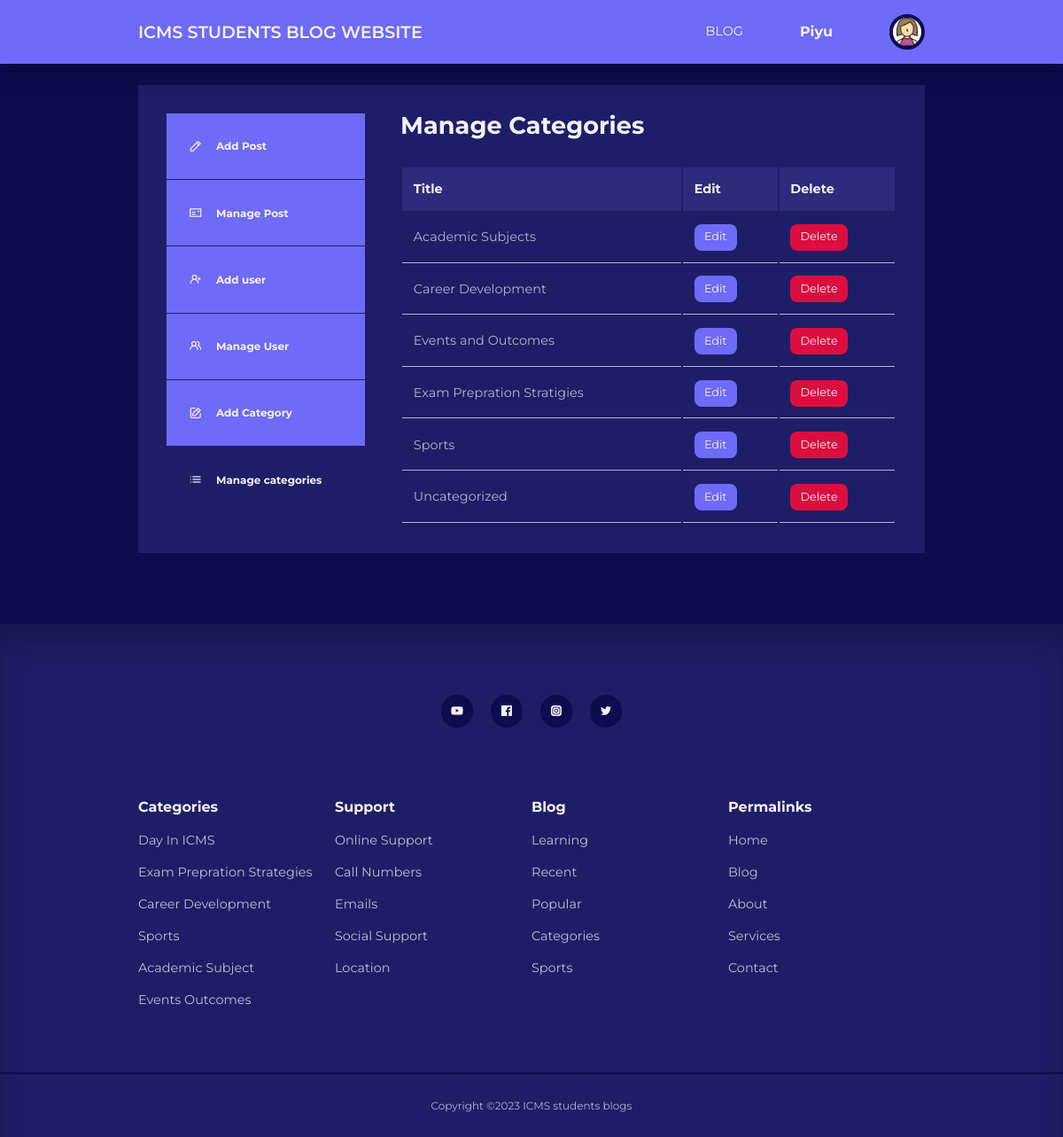
/admin/manage-categories.php (signed in), run on the app's committed database.
### tables this page shows
CREATE TABLE `users` (
  `id` int(11) UNSIGNED NOT NULL,
  `firstname` varchar(50) NOT NULL,
  `lastname` varchar(50) NOT NULL,
  `username` varchar(50) NOT NULL,
  `email` varchar(100) NOT NULL,
  `password` varchar(255) NOT NULL,
  `avatar` varchar(255) NOT NULL,
  `is_admin` tinyint(1) NOT NULL
);

CREATE TABLE `categories` (
  `id` int(11) UNSIGNED NOT NULL,
  `title` varchar(50) NOT NULL,
  `description` text NOT NULL
);

### admin/partials/header.php (called while the page is built, shortened)
<?php
require '../partials/header.php';

### admin/manage-categories.php (the view, shortened to what this page needs)
<?php
include 'partials/header.php';
$query = "SELECT * FROM categories ORDER BY title";
$categories = mysqli_query($connection, $query);
?>
<section class="dashboard">
    <div class="container dashboard__container">
        <aside>
            <ul>
                <li><a href="add-post.php"><i class="uil uil-pen"></i>
                        <h5>Add Post</h5>
                    </a>
                </li>
                <li>
                    <a href="index.php"><i class="uil uil-postcard"></i>
                        <h5>Manage Post</h5>
                    </a>
                </li>
                <?php if (isset($_SESSION['user_is_admin'])) : ?>
                    <li><a href="add-user.php"><i class="uil uil-user-plus"></i>
                            <h5>Add user</h5>
                        </a>
                    </li>
                    <li>
                        <a href="manage-users.php"><i class="uil uil-users-alt"></i>
                            <h5>Manage User</h5>
                        </a>
                    </li>
                    <li>
                        <a href="add-category.php"><i class="uil uil-edit"></i>
                            <h5>Add Category</h5>
                        </a>
                    </li>
                    <li>
                        <a href="manage-categories.php" class="active"><i class="uil uil-list-ul"></i>
                            <h5>Manage categories</h5>
                        </a>
                    </li>
                <?php endif ?>
            </ul>
        </aside>
        <main>
            <h2>Manage Categories</h2>
            <?php if (mysqli_num_rows($categories) > 0) : ?>
                <table>
                    <thead>
                        <tr>
                            <th>Title</th>
                            <th>Edit</th>
                            <th>Delete</th>
                        </tr>
                    </thead>
                    <tbody>
                        <?php while ($category = mysqli_fetch_assoc($categories)) : ?>
                            <tr>
                                <td><?= $category['title'] ?></td>
                                <td><a href="<?= ROOT_URL ?>admin/edit-category.php?id=<?= $category['id'] ?>" class="btn sm">Edit</a></td>
                                <td><a href="<?= ROOT_URL ?>admin/delete-category.php?id=<?= $category['id'] ?>" class="btn sm danger">Delete</a></td>
                            </tr>
                        <?php endwhile ?>
                    </tbody>
                </table>
            <?php else : ?>
                <div class="alert__message error"><?= "No categories found" ?></div>
            <?php endif ?>
        </main>
    </div>
</section>
<?php
include '../partials/footer.php';
?>

### partials/header.php (shortened to what this page needs)
<?php
require 'config/database.php';
if (isset($_SESSION['user_id'])) {
    $id = filter_var($_SESSION['user_id'], FILTER_SANITIZE_NUMBER_INT);
    $query = "SELECT avatar FROM users WHERE id=$id";
    $result = mysqli_query($connection, $query);
    $avatar = mysqli_fetch_assoc($result);
}
?>
<!DOCTYPE html>
<html>
<head>
    <link rel="stylesheet" href="<?= ROOT_URL ?>css/style.css">
    <link rel="stylesheet" href="https://unicons.iconscout.com/release/v4.0.0/css/line.css">
</head>
<body>
    <nav>
        <div class="container nav__container">
            <a href="<?= ROOT_URL ?>" class="nav__logo">ICMS STUDENTS BLOG WEBSITE</a>
            <ul class="nav__items">
                <li><a href="<?= ROOT_URL ?>blog.php">BLOG</a></li>
                <?php
                if (isset($_SESSION['user_id'])) {
                    $users = mysqli_query($connection, "SELECT * FROM users WHERE id = $id");
                    while ($user = mysqli_fetch_array($users))
                        if (isset($_SESSION['user_id'])) { ?>
                        <h4><?php echo $user["username"]; ?></h4>
                        <li class="nav__profile">
                            <div class="avatar">
                                <img class="" width="99%" src="<?= ROOT_URL . 'images/' . $avatar['avatar'] ?>">
                            </div>
                        </li>
                    <?php } else { ?>
                        <li><a href="<?= ROOT_URL ?>signin.php">SIGN IN</a></li>
                <?php }
                } else {
                    echo '<li><a href="signin.php">SIGN IN</a></li>';
                }
                ?>
            </ul>
        </div>
    </nav>

### css/style.css (style rules this page uses)
:root { --color-primary: #6f6af8; --color-primary-light: hsl(242, 91%, 69%, 18%); --color-primary-variant: #5854c7; --color-red: #da0f3f; --color-red-light: hsl(346, 87%, 46%, 15%); --color-green: #00c476; --color-green-light: hsl(156, 100%, 38%, 15%); --color-gray-900: #1e1e66; --color-gray-700: #2d2b7c; --color-gray-300: rgba(112, 50, 194, 0.87); --color-gray-200: rgba(242, 242, 254, 0.7); --color-white: #f2f2fe; --color-bg: #0c0c50; --transition: all 300ms ease; --container-width-lg: 74%; --container-width-md: 88%; --form-width: 40%; --card-border-radius-1: 0.3rem; --card-border-radius-2: 0.5rem; --card-border-radius-3: 0.8rem; --card-border-radius-4: 2rem; --card-border-radius-5: 5rem; }
* { margin: 0; padding: 0; outline: 0; border: 0; appearance: 0; list-style: none; text-decoration: none; box-sizing: border-box; }
body { font-family: 'Montserrat', sans-serif; line-height: 1.6; color: var(--color-gray-200); overflow-x: hidden; background: var(--color-bg); font-size: 0.9rem; }
.container { width: var(--container-width-lg); max-width: 1800px; margin-inline: auto; }
section { margin-top: 3rem; width: 100vw; }
h1, h2, h3, h4, h5 { color: var(--color-white); line-height: 1.3; }
h2 { font-size: 1.7rem; margin: 1rem 0; }
h4 { font-size: 1rem; }
a { color: var(--color-white); transition: var(--transition); }
nav { background: var(--color-primary); width: 100vw; height: 4.5rem; position: fixed; top: 0; z-index: 10; box-shadow: 0 1rem 1rem rgba(0, 0, 0, 0.2); }
.nav__container { height: 100%; display: flex; align-items: center; justify-content: space-between; }
.avatar { width: 2.5rem; height: 2.5rem; border-radius: 50%; overflow: hidden; border: 0.3rem solid var(--color-bg); }
.nav__logo { font-weight: 600; font-size: 1.2rem; }
.nav__items { display: flex; align-items: center; gap: 4rem; }
.nav__profile { position: relative; cursor: pointer; }
.btn { display: inline-block; width: fit-content; padding: 0.6rem 1.2rem; background-color: var(--color-primary); border-radius: var(--card-border-radius-2); cursor: pointer; transition: var(--transition); color: var(--color-white); }
.btn.sm { padding: 0.3rem 0.7rem; font-size: 0.8rem; }
.btn.danger { background: var(--color-red); }
.dashboard { margin-top: 6rem; }
.dashboard__container { display: grid; grid-template-columns: 14rem auto; gap: 1rem; background: var(--color-gray-900); padding: 2rem; margin-bottom: 5rem; }
.dashboard aside a { background-color: var(--color-primary); display: flex; gap: 1rem; align-items: center; padding: 1.6rem; }
.dashboard aside ul li:not(:last-child) a { border-bottom: 1px solid var(--color-gray-900); }
.dashboard aside a.active { background-color: var(--color-gray-900); }
.dashboard main { margin-left: 1.5rem; }
.dashboard main h2 { margin: 0 0 2rem 0; line-height: 1; }
.dashboard main table { width: 100%; text-align: left; }
.dashboard main table th { background: var(--color-gray-700); padding: 0.8rem; color: var(--color-white); }
.dashboard main table td { padding: 0.8rem; border-bottom: 1px solid var(--color-gray-200); }

### data on the page
users: username "Piyu", avatar (picture)
categories: title "Academic Subjects"
categories: title "Career Development"
categories: title "Events and Outcomes"
categories: title "Exam Prepration Stratigies"
categories: title "Sports"
categories: title "Uncategorized"
